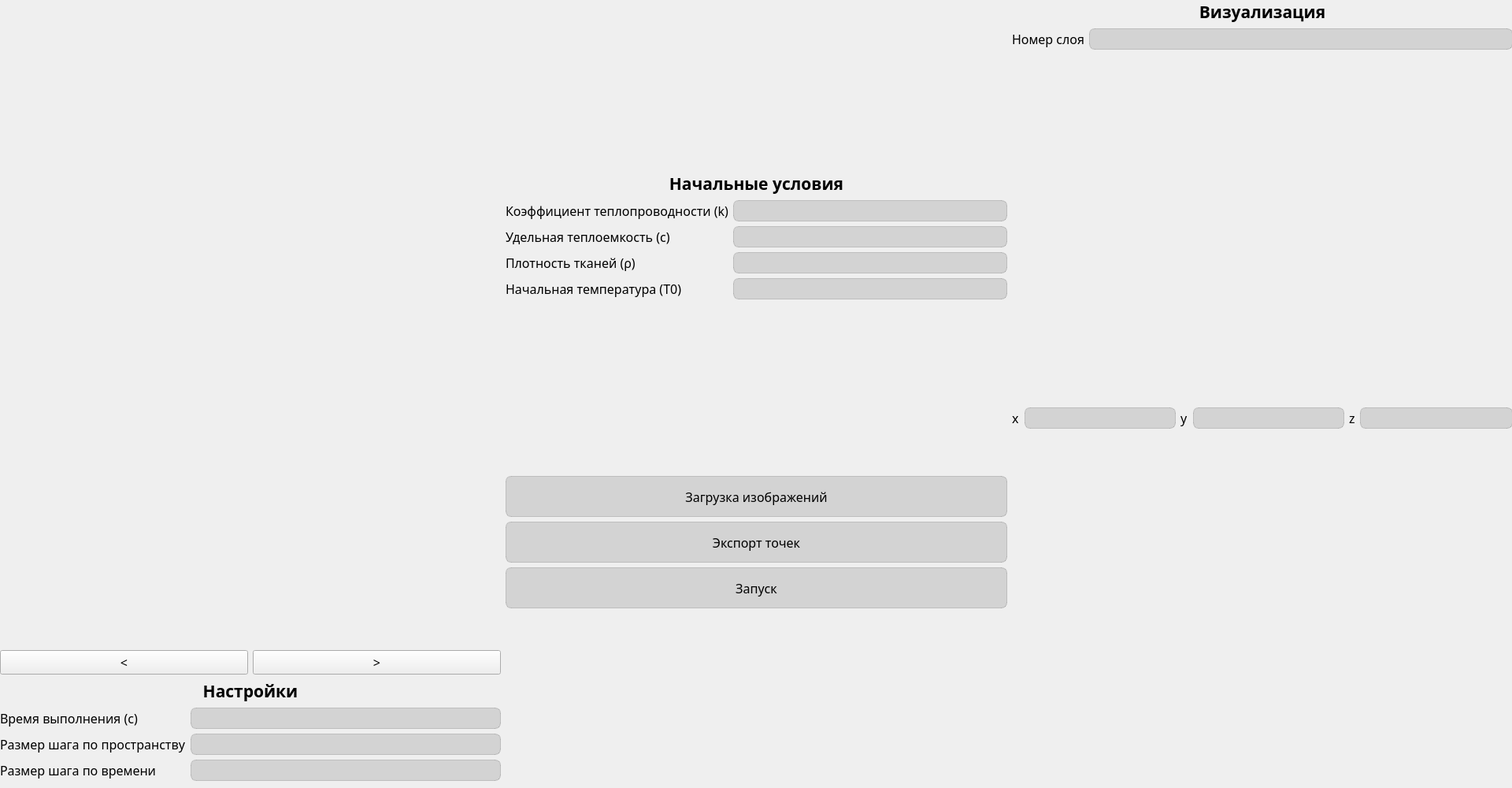
<?xml version="1.0" encoding="UTF-8"?>
<ui version="4.0">
 <class>MainWindow</class>
 <widget class="QMainWindow" name="MainWindow">
  <property name="geometry">
   <rect>
    <x>0</x>
    <y>0</y>
    <width>1920</width>
    <height>1000</height>
   </rect>
  </property>
  <property name="font">
   <font>
    <family>JetBrainsMonoNL NFP</family>
    <pointsize>12</pointsize>
    <italic>false</italic>
    <bold>false</bold>
   </font>
  </property>
  <property name="windowTitle">
   <string>MainWindow</string>
  </property>
  <property name="styleSheet">
   <string notr="true">font: 12pt &quot;JetBrainsMonoNL NFP&quot;;</string>
  </property>
  <widget class="QWidget" name="centralwidget">
   <widget class="QWidget" name="layoutWidget">
    <property name="geometry">
     <rect>
      <x>0</x>
      <y>0</y>
      <width>1921</width>
      <height>991</height>
     </rect>
    </property>
    <layout class="QHBoxLayout" name="horizontalLayout_3">
     <item>
      <layout class="QVBoxLayout" name="verticalLayout_3">
       <item>
        <widget class="QWidget" name="widget_geometry" native="true"/>
       </item>
       <item>
        <layout class="QVBoxLayout" name="layout_settings">
         <item>
          <layout class="QHBoxLayout" name="horizontalLayout_9">
           <item>
            <widget class="QPushButton" name="pushButton">
             <property name="text">
              <string>&lt;</string>
             </property>
            </widget>
           </item>
           <item>
            <widget class="QPushButton" name="pushButton_2">
             <property name="text">
              <string>&gt;</string>
             </property>
            </widget>
           </item>
          </layout>
         </item>
         <item>
          <widget class="QLabel" name="label_settings">
           <property name="sizePolicy">
            <sizepolicy hsizetype="Preferred" vsizetype="Maximum">
             <horstretch>0</horstretch>
             <verstretch>0</verstretch>
            </sizepolicy>
           </property>
           <property name="font">
            <font>
             <family>JetBrainsMonoNL NFP</family>
             <pointsize>16</pointsize>
             <italic>false</italic>
             <bold>true</bold>
            </font>
           </property>
           <property name="styleSheet">
            <string notr="true">font-weight: bold;
font-size: 16pt;</string>
           </property>
           <property name="text">
            <string>Настройки</string>
           </property>
           <property name="alignment">
            <set>Qt::AlignmentFlag::AlignCenter</set>
           </property>
          </widget>
         </item>
         <item>
          <layout class="QHBoxLayout" name="horizontalLayout">
           <item>
            <layout class="QVBoxLayout" name="verticalLayout_2">
             <item>
              <widget class="QLabel" name="label_time">
               <property name="text">
                <string>Время выполнения (с)</string>
               </property>
              </widget>
             </item>
             <item>
              <widget class="QLabel" name="label_hx">
               <property name="text">
                <string>Размер шага по пространству</string>
               </property>
              </widget>
             </item>
             <item>
              <widget class="QLabel" name="label_ht">
               <property name="text">
                <string>Размер шага по времени</string>
               </property>
              </widget>
             </item>
            </layout>
           </item>
           <item>
            <layout class="QVBoxLayout" name="verticalLayout">
             <item>
              <widget class="QLineEdit" name="lineEdit_time">
               <property name="styleSheet">
                <string notr="true">background-color: rgba(0, 0, 0, 30);
border: 1px solid rgba(0, 0, 0, 40);
border-radius: 7px;</string>
               </property>
              </widget>
             </item>
             <item>
              <widget class="QLineEdit" name="lineEdit_hx">
               <property name="styleSheet">
                <string notr="true">background-color: rgba(0, 0, 0, 30);
border: 1px solid rgba(0, 0, 0, 40);
border-radius: 7px;</string>
               </property>
              </widget>
             </item>
             <item>
              <widget class="QLineEdit" name="lineEdit_ht">
               <property name="styleSheet">
                <string notr="true">background-color: rgba(0, 0, 0, 30);
border: 1px solid rgba(0, 0, 0, 40);
border-radius: 7px;</string>
               </property>
               <property name="text">
                <string/>
               </property>
              </widget>
             </item>
            </layout>
           </item>
          </layout>
         </item>
        </layout>
       </item>
      </layout>
     </item>
     <item>
      <layout class="QVBoxLayout" name="verticalLayout_10">
       <item>
        <layout class="QVBoxLayout" name="layout_init_conds">
         <item>
          <widget class="QLabel" name="label_init_conds">
           <property name="sizePolicy">
            <sizepolicy hsizetype="Preferred" vsizetype="Maximum">
             <horstretch>0</horstretch>
             <verstretch>0</verstretch>
            </sizepolicy>
           </property>
           <property name="font">
            <font>
             <family>JetBrainsMonoNL NFP</family>
             <pointsize>16</pointsize>
             <italic>false</italic>
             <bold>true</bold>
            </font>
           </property>
           <property name="styleSheet">
            <string notr="true">font-weight: bold;
font-size: 16pt;</string>
           </property>
           <property name="text">
            <string>Начальные условия</string>
           </property>
           <property name="alignment">
            <set>Qt::AlignmentFlag::AlignCenter</set>
           </property>
          </widget>
         </item>
         <item>
          <layout class="QHBoxLayout" name="horizontalLayout_2">
           <item>
            <layout class="QVBoxLayout" name="verticalLayout_4">
             <item>
              <widget class="QLabel" name="label_k">
               <property name="text">
                <string>Коэффициент теплопроводности (k)</string>
               </property>
              </widget>
             </item>
             <item>
              <widget class="QLabel" name="label_c">
               <property name="text">
                <string>Удельная теплоемкость (c)</string>
               </property>
              </widget>
             </item>
             <item>
              <widget class="QLabel" name="label_rho">
               <property name="text">
                <string>Плотность тканей (ρ)</string>
               </property>
              </widget>
             </item>
             <item>
              <widget class="QLabel" name="label_t0">
               <property name="text">
                <string>Начальная температура (T0)</string>
               </property>
              </widget>
             </item>
            </layout>
           </item>
           <item>
            <layout class="QVBoxLayout" name="verticalLayout_5">
             <item>
              <widget class="QLineEdit" name="lineEdit_k">
               <property name="styleSheet">
                <string notr="true">background-color: rgba(0, 0, 0, 30);
border: 1px solid rgba(0, 0, 0, 40);
border-radius: 7px;</string>
               </property>
              </widget>
             </item>
             <item>
              <widget class="QLineEdit" name="lineEdit_c">
               <property name="styleSheet">
                <string notr="true">background-color: rgba(0, 0, 0, 30);
border: 1px solid rgba(0, 0, 0, 40);
border-radius: 7px;</string>
               </property>
              </widget>
             </item>
             <item>
              <widget class="QLineEdit" name="lineEdit_rho">
               <property name="styleSheet">
                <string notr="true">background-color: rgba(0, 0, 0, 30);
border: 1px solid rgba(0, 0, 0, 40);
border-radius: 7px;</string>
               </property>
              </widget>
             </item>
             <item>
              <widget class="QLineEdit" name="lineEdit_t0">
               <property name="styleSheet">
                <string notr="true">background-color: rgba(0, 0, 0, 30);
border: 1px solid rgba(0, 0, 0, 40);
border-radius: 7px;</string>
               </property>
              </widget>
             </item>
            </layout>
           </item>
          </layout>
         </item>
        </layout>
       </item>
       <item>
        <layout class="QVBoxLayout" name="verticalLayout_9">
         <item>
          <widget class="QPushButton" name="pushButton_upload_imgs">
           <property name="styleSheet">
            <string notr="true">QPushButton {
	background-color: rgba(0, 0, 0, 30);
	border: 1px solid rgba(0, 0, 0, 40);
	border-radius: 7px;
	width: 230px;
	height: 50px;
}

QPushButton:hover {
	background-color: rgba(0, 0, 0, 40);
}

QPushButton:pressed {
	background-color: rgba(0, 0, 0, 70);
}</string>
           </property>
           <property name="text">
            <string>Загрузка изображений</string>
           </property>
          </widget>
         </item>
         <item>
          <widget class="QPushButton" name="pushButton_export">
           <property name="styleSheet">
            <string notr="true">QPushButton {
	background-color: rgba(0, 0, 0, 30);
	border: 1px solid rgba(0, 0, 0, 40);
	border-radius: 7px;
	width: 230px;
	height: 50px;
}

QPushButton:hover {
	background-color: rgba(0, 0, 0, 40);
}

QPushButton:pressed {
	background-color: rgba(0, 0, 0, 70);
}</string>
           </property>
           <property name="text">
            <string>Экспорт точек</string>
           </property>
          </widget>
         </item>
         <item>
          <widget class="QPushButton" name="pushButton_run">
           <property name="styleSheet">
            <string notr="true">QPushButton {
	background-color: rgba(0, 0, 0, 30);
	border: 1px solid rgba(0, 0, 0, 40);
	border-radius: 7px;
	width: 230px;
	height: 50px;
}

QPushButton:hover {
	background-color: rgba(0, 0, 0, 40);
}

QPushButton:pressed {
	background-color: rgba(0, 0, 0, 70);
}</string>
           </property>
           <property name="text">
            <string>Запуск</string>
           </property>
          </widget>
         </item>
        </layout>
       </item>
      </layout>
     </item>
     <item>
      <layout class="QVBoxLayout" name="verticalLayout_8">
       <item>
        <widget class="QLabel" name="label_vizual">
         <property name="sizePolicy">
          <sizepolicy hsizetype="Preferred" vsizetype="Maximum">
           <horstretch>0</horstretch>
           <verstretch>0</verstretch>
          </sizepolicy>
         </property>
         <property name="font">
          <font>
           <family>JetBrainsMonoNL NFP</family>
           <pointsize>16</pointsize>
           <italic>false</italic>
           <bold>true</bold>
          </font>
         </property>
         <property name="styleSheet">
          <string notr="true">font-weight: bold;
font-size: 16pt;</string>
         </property>
         <property name="text">
          <string>Визуализация</string>
         </property>
         <property name="alignment">
          <set>Qt::AlignmentFlag::AlignCenter</set>
         </property>
        </widget>
       </item>
       <item>
        <layout class="QVBoxLayout" name="verticalLayout_7">
         <item>
          <layout class="QHBoxLayout" name="horizontalLayout_4" stretch="0,0">
           <property name="spacing">
            <number>6</number>
           </property>
           <property name="sizeConstraint">
            <enum>QLayout::SizeConstraint::SetDefaultConstraint</enum>
           </property>
           <item>
            <widget class="QLabel" name="label_layer_num">
             <property name="sizePolicy">
              <sizepolicy hsizetype="Preferred" vsizetype="Maximum">
               <horstretch>0</horstretch>
               <verstretch>0</verstretch>
              </sizepolicy>
             </property>
             <property name="text">
              <string>Номер слоя</string>
             </property>
            </widget>
           </item>
           <item>
            <widget class="QLineEdit" name="lineEdit_layer_num">
             <property name="styleSheet">
              <string notr="true">background-color: rgba(0, 0, 0, 30);
border: 1px solid rgba(0, 0, 0, 40);
border-radius: 7px;</string>
             </property>
            </widget>
           </item>
          </layout>
         </item>
         <item>
          <widget class="QWidget" name="widget_layer" native="true"/>
         </item>
        </layout>
       </item>
       <item>
        <layout class="QVBoxLayout" name="verticalLayout_6">
         <item>
          <layout class="QHBoxLayout" name="horizontalLayout_8">
           <item>
            <layout class="QHBoxLayout" name="horizontalLayout_5">
             <item>
              <widget class="QLabel" name="label_3">
               <property name="text">
                <string>x</string>
               </property>
              </widget>
             </item>
             <item>
              <widget class="QLineEdit" name="lineEdit_x">
               <property name="styleSheet">
                <string notr="true">background-color: rgba(0, 0, 0, 30);
border: 1px solid rgba(0, 0, 0, 40);
border-radius: 7px;</string>
               </property>
              </widget>
             </item>
            </layout>
           </item>
           <item>
            <layout class="QHBoxLayout" name="horizontalLayout_6">
             <item>
              <widget class="QLabel" name="label_4">
               <property name="text">
                <string>y</string>
               </property>
              </widget>
             </item>
             <item>
              <widget class="QLineEdit" name="lineEdit_y">
               <property name="styleSheet">
                <string notr="true">background-color: rgba(0, 0, 0, 30);
border: 1px solid rgba(0, 0, 0, 40);
border-radius: 7px;</string>
               </property>
              </widget>
             </item>
            </layout>
           </item>
           <item>
            <layout class="QHBoxLayout" name="horizontalLayout_7">
             <item>
              <widget class="QLabel" name="label_5">
               <property name="text">
                <string>z</string>
               </property>
              </widget>
             </item>
             <item>
              <widget class="QLineEdit" name="lineEdit_z">
               <property name="enabled">
                <bool>false</bool>
               </property>
               <property name="styleSheet">
                <string notr="true">background-color: rgba(0, 0, 0, 30);
border: 1px solid rgba(0, 0, 0, 40);
border-radius: 7px;</string>
               </property>
              </widget>
             </item>
            </layout>
           </item>
          </layout>
         </item>
         <item>
          <widget class="QWidget" name="widget_temperature" native="true"/>
         </item>
        </layout>
       </item>
      </layout>
     </item>
    </layout>
   </widget>
  </widget>
 </widget>
 <resources/>
 <connections/>
</ui>
